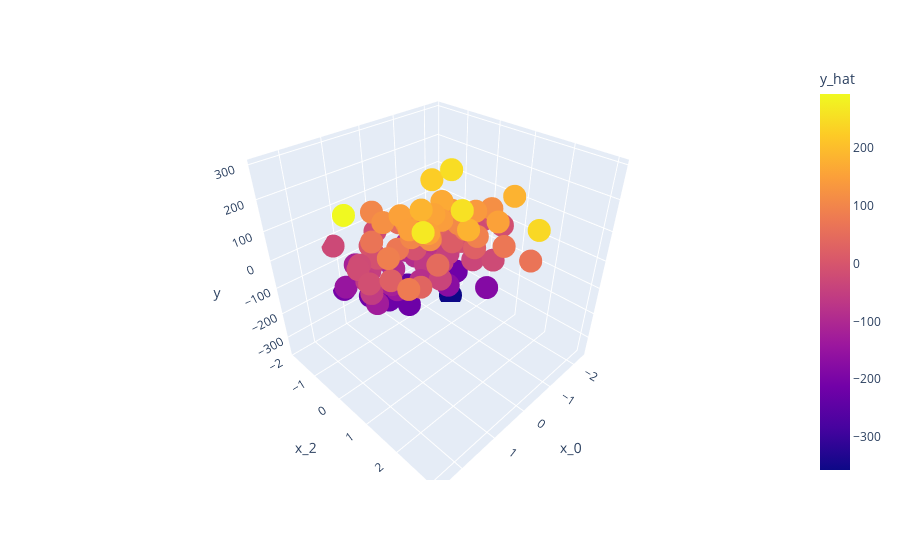

The notebook cell this image was saved under:
### Code cell
import plotly.express as px
import pandas as pd
y_hat = np.dot(X, weights) + bias
# Get column names using: [f"x_{i}" if i < 10 else f"y_{i-10}" for i in range(12)]
data = pd.DataFrame(
    data=np.concatenate([X, y[:, np.newaxis], y_hat[:, np.newaxis]], axis = 1),
    columns=['x_0', 'x_1', 'x_2', 'x_3', 'x_4', 'x_5', 'x_6', 'x_7', 'x_8', 'x_9', 'y', 'y_hat'])
px.scatter_3d(data, x='x_0', y='x_2', z='y', color='y_hat')
